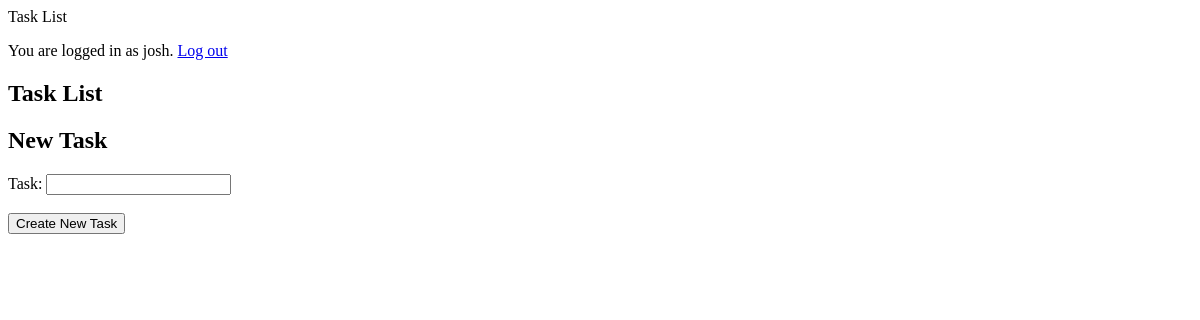
/ (signed in), run on an earlier commit of the app's database.
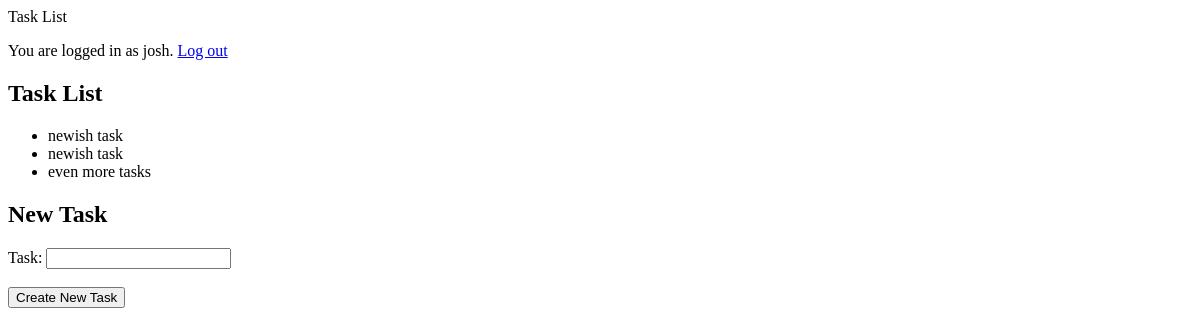
And on a later commit of the database.
### tables this page shows
CREATE TABLE tasks (
    id INTEGER PRIMARY KEY AUTOINCREMENT,
    user_id INTEGER NOT NULL,
    task TEXT NOT NULL,
    FOREIGN KEY(user_id) REFERENCES users(id)
);

### alta3research-flask01.py (the view)
@app.route("/")
def index():
    if "username" in session:
        user_id = session["user_id"]
        tasks = get_all_tasks(user_id)
        return render_template("index.html", data=session["username"], tasks=tasks)
    else:
        return render_template("index.html")

### alta3research-flask01.py (called while the page is built)
def get_db():
    db = getattr(g, "_database", None)
    if db is None:
        db = g._database = sqlite3.connect(DATABASE)
    return db

@app.teardown_appcontext
def close_connection(exception):
    db = getattr(g, "_database", None)
    if db is not None:
        db.close()

def get_all_tasks(user_id):
    with app.app_context():
        connection = get_db()
        cur = connection.cursor()
        cur.execute("SELECT task FROM tasks WHERE user_id=?", (user_id, ))
        return cur.fetchall()

### templates/index.html (shortened to what this page needs)
<!DOCTYPE html>
<html lang="en">
<head>
</head>
<body>
    {% block title %}Task List{% endblock %}
    {% block content %}
        {% if data %}
            <p>You are logged in as {{ data }}. <a href="/logout">Log out</a></p>
        {% else %}
            <p>You are not logged in. <a href="/login">Log in</a></p>
        {% endif %}
        <h2>Task List</h2>
        <ul>
            {% for task in tasks %}
                <li>{{task[0]}}</li>
            {% endfor %}
        </ul>
    {% endblock %}
    {% if data %}
        {% block task_list %}
        <h2>New Task</h2>
        <form action="/new_task" method="POST">
            <label for="task">Task:</label>
            <input type="text" id="task" name="task" required /><br /><br />
            <input type="submit" value="Create New Task" />
        {% endblock %}
    {% endif %}
</body>
</html>

What changed in the data, as far as the page shows it:
added tasks: task "newish task"
added tasks: task "newish task"
added tasks: task "even more tasks"
